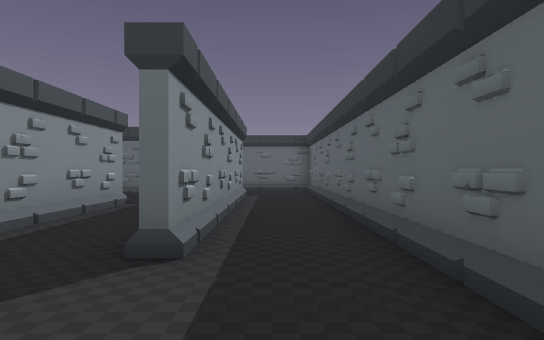
[1] (above)

24 first-person views from a walk through a level from a Godot 3-D game. The camera is 1.5 m above the floor, looks level and sees 75° across. The floor is counted in squares, 2 m on a side. Each view is taken from the middle of a square. On the plan, view 1 faces up. The plan holds only what a view shows up to about 11 squares ahead; the rest is blank.

[2]
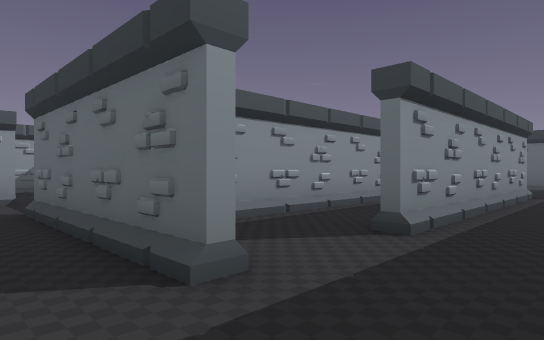

[3]
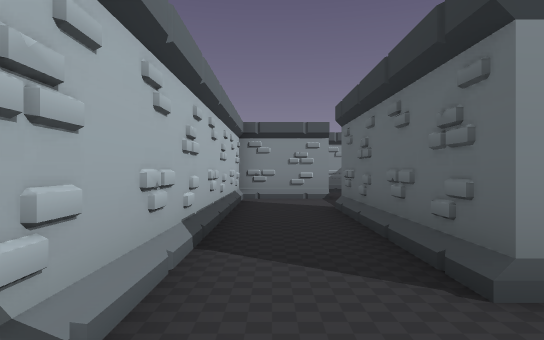

[4]
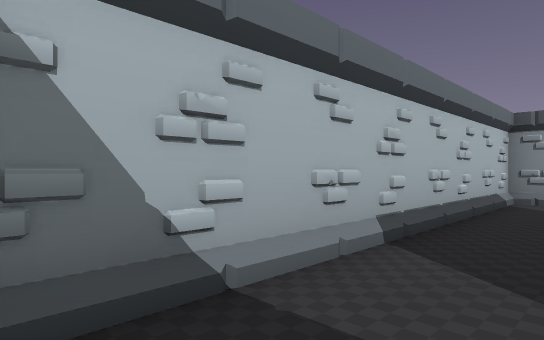

[5]
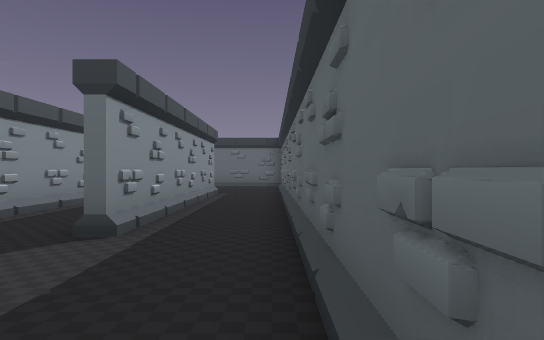

[6]
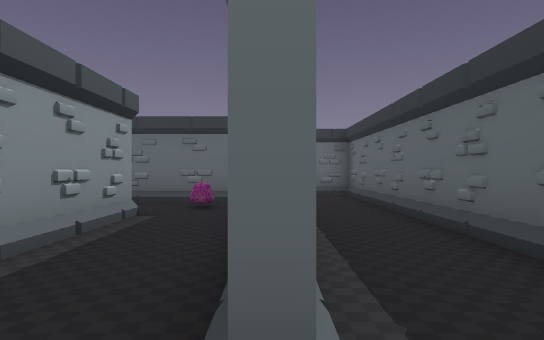

[7]
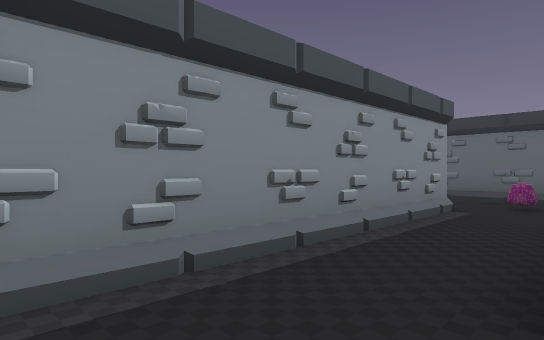

[8]
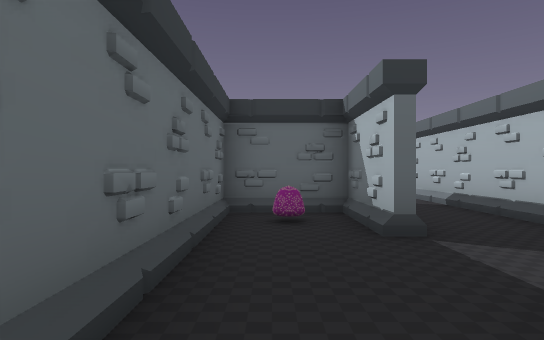

[9]
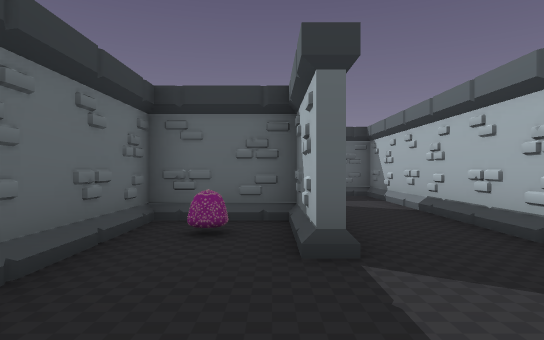

[10]
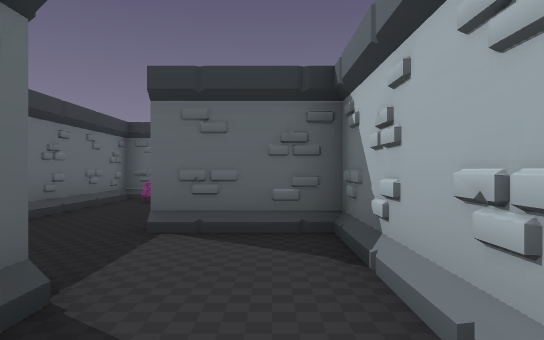

[11]
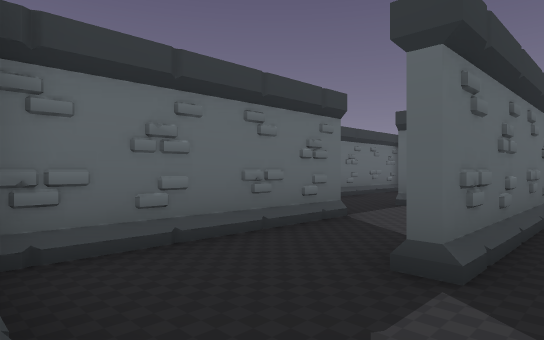

[12]
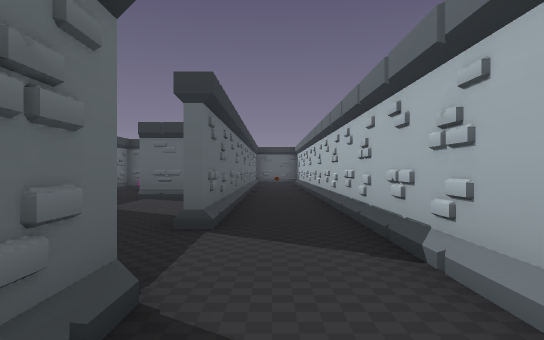

[13]
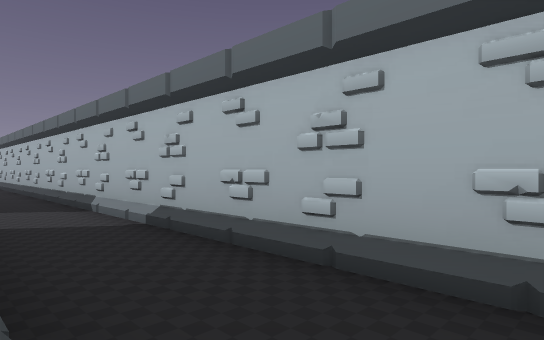

[14]
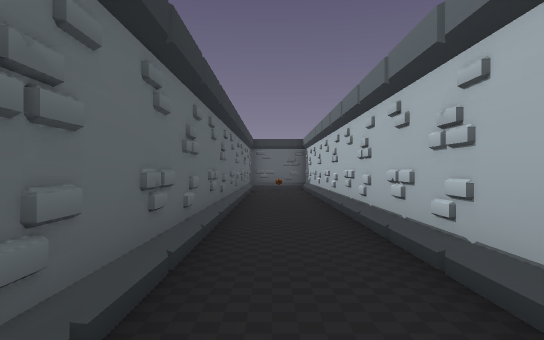

[15]
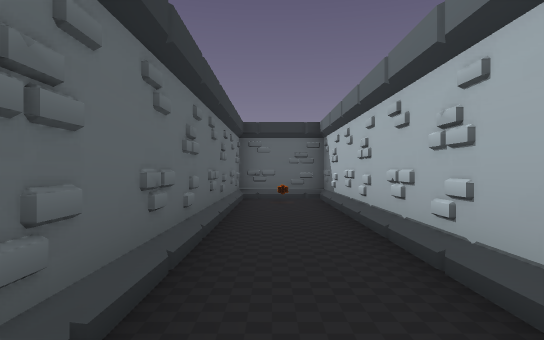

[16]
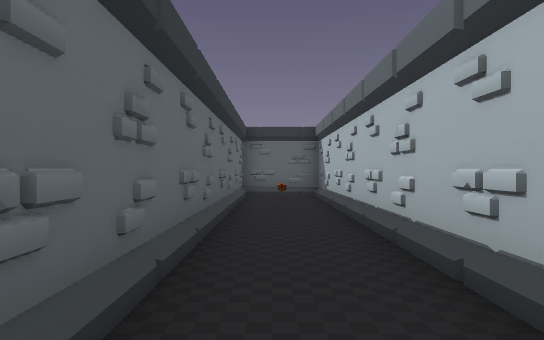

[17]
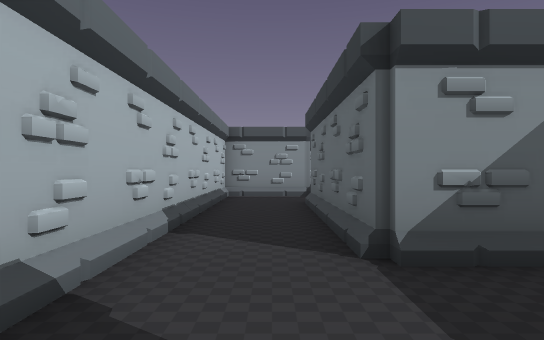

[18]
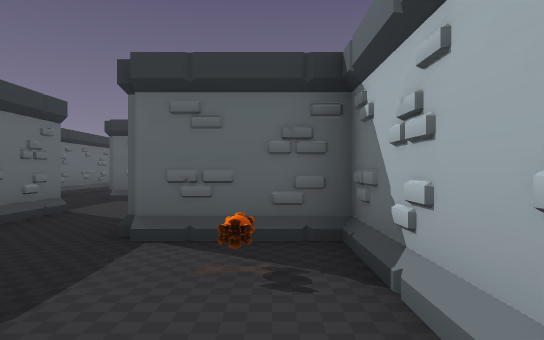

[19]
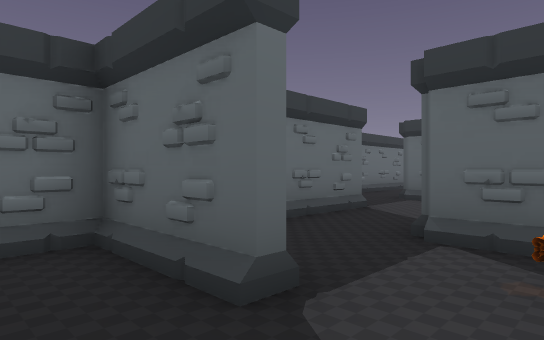

[20]
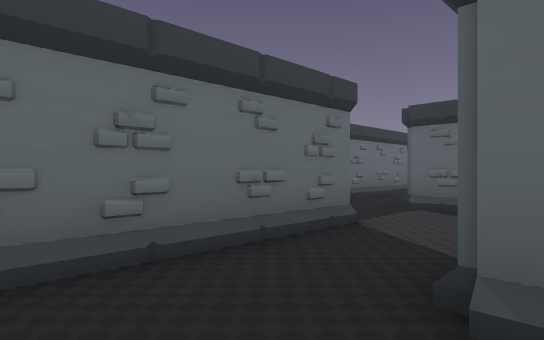

[21]
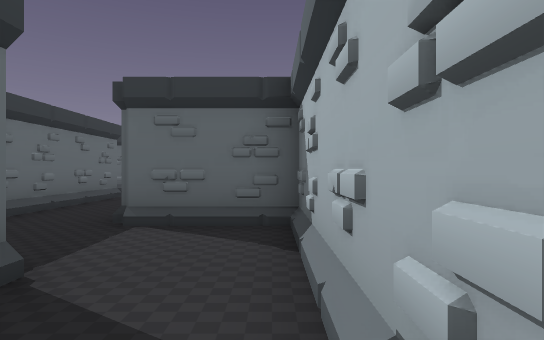

[22]
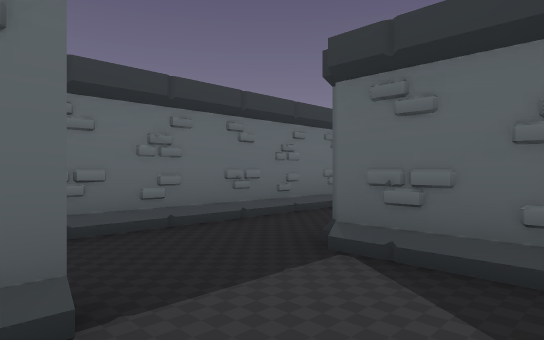

[23]
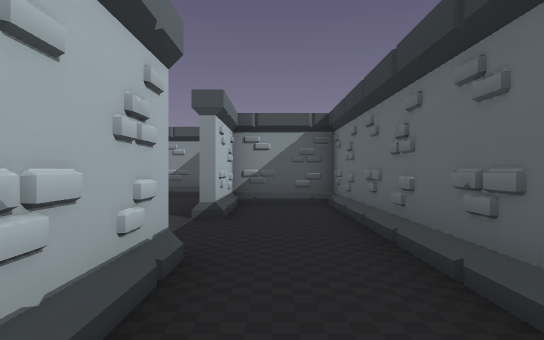

[24]
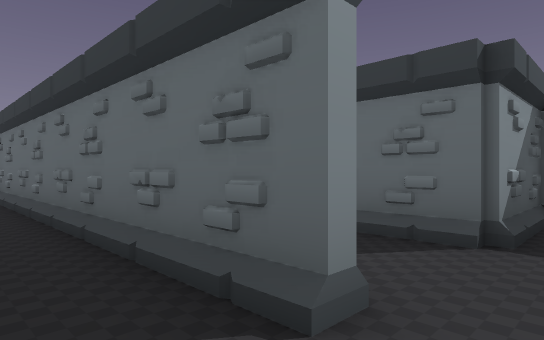

### Floor plan
Points are (right, up) in squares from view 1. A wall is a line through its corners. A room is listed if a view was taken in it or the views show most of it. See-through windows are left out.
Room 1 (views 1, 2, 3, 4, 5)
walls: (-0.9, 0.8) (-0.9, 0.4) (-6, 0.4); (-8.4, 0.6) (-8.4, -1.9) (1.4, -1.9) (1.4, 0.6)
ways out: opening at (0.5, 0) to room 2; opening at (-7, 0) to room 9
Room 2 (views 6, 7)
walls: (-3.4, 8) (-3.4, 1.3); (-2, 10.4) (-3.4, 10.4); (-0.9, 10.5) (-0.9, 3); (1.4, 0.6) (1.4, 12.9) (0.4, 12.9)
ways out: opening at (0.5, 0) to room 1; opening at (-3, 9)
objects: other object (-2, 9)
Room 3 (views 8, 9)
walls: (-10.9, 1.4) (-10.9, 0.9)
ways out: opening at (-9.5, 0) to room 4; opening at (-8, 1.5) to room 9
Room 4 (view 10)
walls: (-12, -1.9) (-8.6, -1.9) (-8.6, 0.5); (-10.9, 0.4) (-15.6, 0.4)
ways out: opening at (-9.5, 0) to room 3; opening at (-14.5, -2) to room 5
Room 5 (views 11, 12, 13, 14, 15, 16, 17)
walls: (-15.9, -0.8) (-15.9, -2.1) (-21, -2.1); (-23.4, -1.9) (-23.4, -4.4) (1.4, -4.4) (1.4, -2.1) (-13.5, -2.1) (-13.5, -1.8)
ways out: opening at (-14.5, -2) to room 4; opening at (-22, -2)
objects: other object (0, -3)
Room 6 (views 18, 19, 20)
walls: (-18.6, 0.5) (-18.6, 2.9) (-19.5, 2.9); (-19, -1.9) (-17.6, -1.9)
ways out: opening at (-18, -0.5) to room 7
Room 7 (views 21, 22)
walls: (-15.6, 0.6) (-11.1, 0.6) (-11.1, 3.1); (-13.5, 2.9) (-17.8, 2.9); (-18.4, 2) (-18.4, 0.9); (-17.6, -1.9) (-16.1, -1.9) (-16.1, 0.6)
ways out: opening at (-18, -0.5) to room 6; opening at (-12.5, 3) to room 8
objects: pumpkin (-17, -1)
Room 8 (views 23, 24)
walls: (-11.1, 3.1) (-9, 3.1); (-6, 5.4) (-15.9, 5.4) (-15.9, 3.1) (-13.5, 3.1)
ways out: opening at (-12.5, 3) to room 7
Room 9 (no view inside)
walls: (-6, 0.6) (-3.6, 0.6) (-3.6, 2.9) (-8.9, 2.9)
ways out: opening at (-7, 0) to room 1; opening at (-8, 1.5) to room 3
objects: other object (-5, 2)

Positions as (right, up) in squares from view 1, and headings:
1: (0, 0), facing up
2: (1, -1), facing up-left
3: (1, -1), facing left
4: (1, 0), facing down-left
5: (1, -1), facing up
6: (-1, 2), facing up
7: (-1, 1), facing up-left
8: (-10, 2), facing right
9: (-9, 1), facing right
10: (-13, -1), facing right
11: (-16, -3), facing up-right
12: (-18, -3), facing right
13: (-22, -2), facing down-right
14: (-13, -3), facing right
15: (-8, -3), facing right
16: (-9, -3), facing right
17: (-13, -3), facing left
18: (-20, -1), facing right
19: (-20, -1), facing up-right
20: (-18, 0), facing up-right
21: (-16, 1), facing right
22: (-14, 1), facing up-right
23: (-8, 4), facing left
24: (-5, 4), facing up-left
